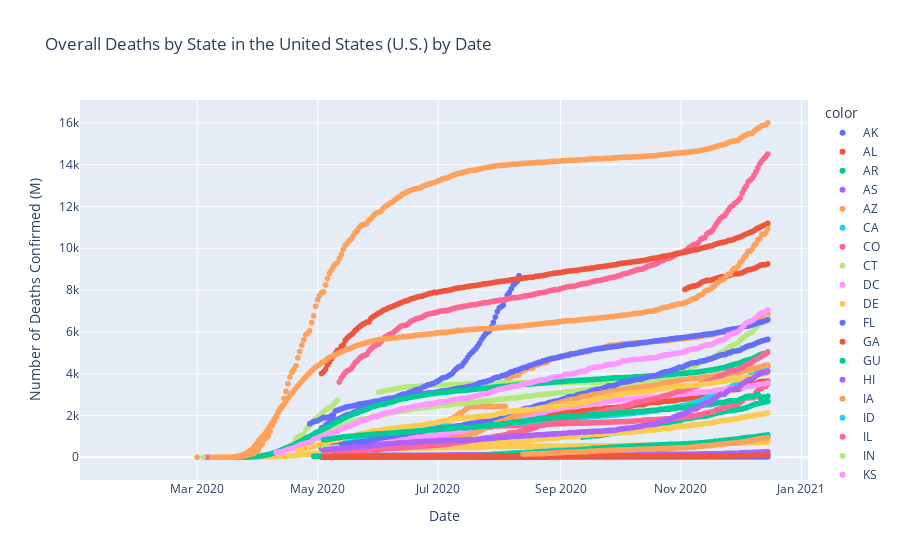

The notebook cell this image was saved under:
### Code cell
fig_3 = px.scatter(x=df_state['date'], y=df_state['deathConfirmed'],color=df_state['state'], title='Overall Deaths by State in the United States (U.S.) by Date',
                labels={'x': 'Date', 'y': 'Number of Deaths Confirmed (M)'})
fig_3.show()

### Figure 1 — Plotly figure (JSON) as saved in the notebook; plotly's stock layout.template omitted (floating-point values rounded to 4 significant figures; data arrays with more than 128 entries replaced by an {"elided": "..."} marker saying what was removed)
{"data": [{"hovertemplate": "color=AK<br>Date=%{x}<br>Number of Deaths Confirmed (M)=%{y}<extra></extra>", "legendgroup": "AK", "marker": {"color": "#636efa", "symbol": "circle"}, "mode": "markers", "name": "AK", "showlegend": true, "type": "scattergl", "x": {"elided": "285 str values"}, "xaxis": "x", "y": {"elided": "285 int values"}, "yaxis": "y"}, {"hovertemplate": "color=AL<br>Date=%{x}<br>Number of Deaths Confirmed (M)=%{y}<extra></extra>", "legendgroup": "AL", "marker": {"color": "#EF553B", "symbol": "circle"}, "mode": "markers", "name": "AL", "showlegend": true, "type": "scattergl", "x": {"elided": "284 str values"}, "xaxis": "x", "y": {"elided": "284 int values"}, "yaxis": "y"}, {"hovertemplate": "color=AR<br>Date=%{x}<br>Number of Deaths Confirmed (M)=%{y}<extra></extra>", "legendgroup": "AR", "marker": {"color": "#00cc96", "symbol": "circle"}, "mode": "markers", "name": "AR", "showlegend": true, "type": "scattergl", "x": {"elided": "285 str values"}, "xaxis": "x", "y": {"elided": "285 int values"}, "yaxis": "y"}, {"hovertemplate": "color=AS<br>Date=%{x}<br>Number of Deaths Confirmed (M)=%{y}<extra></extra>", "legendgroup": "AS", "marker": {"color": "#ab63fa", "symbol": "circle"}, "mode": "markers", "name": "AS", "showlegend": true, "type": "scattergl", "x": {"elided": "275 str values"}, "xaxis": "x", "y": {"elided": "275 null values"}, "yaxis": "y"}, {"hovertemplate": "color=AZ<br>Date=%{x}<br>Number of Deaths Confirmed (M)=%{y}<extra></extra>", "legendgroup": "AZ", "marker": {"color": "#FFA15A", "symbol": "circle"}, "mode": "markers", "name": "AZ", "showlegend": true, "type": "scattergl", "x": {"elided": "287 str values"}, "xaxis": "x", "y": {"elided": "287 int values"}, "yaxis": "y"}, {"hovertemplate": "color=CA<br>Date=%{x}<br>Number of Deaths Confirmed (M)=%{y}<extra></extra>", "legendgroup": "CA", "marker": {"color": "#19d3f3", "symbol": "circle"}, "mode": "markers", "name": "CA", "showlegend": true, "type": "scattergl", "x": {"elided": "287 str values"}, "xaxis": "x", "y": {"elided": "287 null values"}, "yaxis": "y"}, {"hovertemplate": "color=CO<br>Date=%{x}<br>Number of Deaths Confirmed (M)=%{y}<extra></extra>", "legendgroup": "CO", "marker": {"color": "#FF6692", "symbol": "circle"}, "mode": "markers", "name": "CO", "showlegend": true, "type": "scattergl", "x": {"elided": "287 str values"}, "xaxis": "x", "y": {"elided": "287 int values"}, "yaxis": "y"}, {"hovertemplate": "color=CT<br>Date=%{x}<br>Number of Deaths Confirmed (M)=%{y}<extra></extra>", "legendgroup": "CT", "marker": {"color": "#B6E880", "symbol": "circle"}, "mode": "markers", "name": "CT", "showlegend": true, "type": "scattergl", "x": {"elided": "284 str values"}, "xaxis": "x", "y": {"elided": "284 int values"}, "yaxis": "y"}, {"hovertemplate": "color=DC<br>Date=%{x}<br>Number of Deaths Confirmed (M)=%{y}<extra></extra>", "legendgroup": "DC", "marker": {"color": "#FF97FF", "symbol": "circle"}, "mode": "markers", "name": "DC", "showlegend": true, "type": "scattergl", "x": {"elided": "286 str values"}, "xaxis": "x", "y": {"elided": "286 null values"}, "yaxis": "y"}, {"hovertemplate": "color=DE<br>Date=%{x}<br>Number of Deaths Confirmed (M)=%{y}<extra></extra>", "legendgroup": "DE", "marker": {"color": "#FECB52", "symbol": "circle"}, "mode": "markers", "name": "DE", "showlegend": true, "type": "scattergl", "x": {"elided": "285 str values"}, "xaxis": "x", "y": {"elided": "285 int values"}, "yaxis": "y"}, {"hovertemplate": "color=FL<br>Date=%{x}<br>Number of Deaths Confirmed (M)=%{y}<extra></extra>", "legendgroup": "FL", "marker": {"color": "#636efa", "symbol": "circle"}, "mode": "markers", "name": "FL", "showlegend": true, "type": "scattergl", "x": {"elided": "322 str values"}, "xaxis": "x", "y": {"elided": "322 int values"}, "yaxis": "y"}, {"hovertemplate": "color=GA<br>Date=%{x}<br>Number of Deaths Confirmed (M)=%{y}<extra></extra>", "legendgroup": "GA", "marker": {"color": "#EF553B", "symbol": "circle"}, "mode": "markers", "name": "GA", "showlegend": true, "type": "scattergl", "x": {"elided": "287 str values"}, "xaxis": "x", "y": {"elided": "287 int values"}, "yaxis": "y"}, {"hovertemplate": "color=GU<br>Date=%{x}<br>Number of Deaths Confirmed (M)=%{y}<extra></extra>", "legendgroup": "GU", "marker": {"color": "#00cc96", "symbol": "circle"}, "mode": "markers", "name": "GU", "showlegend": true, "type": "scattergl", "x": {"elided": "275 str values"}, "xaxis": "x", "y": {"elided": "275 null values"}, "yaxis": "y"}, {"hovertemplate": "color=HI<br>Date=%{x}<br>Number of Deaths Confirmed (M)=%{y}<extra></extra>", "legendgroup": "HI", "marker": {"color": "#ab63fa", "symbol": "circle"}, "mode": "markers", "name": "HI", "showlegend": true, "type": "scattergl", "x": {"elided": "287 str values"}, "xaxis": "x", "y": {"elided": "287 null values"}, "yaxis": "y"}, {"hovertemplate": "color=IA<br>Date=%{x}<br>Number of Deaths Confirmed (M)=%{y}<extra></extra>", "legendgroup": "IA", "marker": {"color": "#FFA15A", "symbol": "circle"}, "mode": "markers", "name": "IA", "showlegend": true, "type": "scattergl", "x": {"elided": "285 str values"}, "xaxis": "x", "y": {"elided": "285 null values"}, "yaxis": "y"}, {"hovertemplate": "color=ID<br>Date=%{x}<br>Number of Deaths Confirmed (M)=%{y}<extra></extra>", "legendgroup": "ID", "marker": {"color": "#19d3f3", "symbol": "circle"}, "mode": "markers", "name": "ID", "showlegend": true, "type": "scattergl", "x": {"elided": "284 str values"}, "xaxis": "x", "y": {"elided": "284 int values"}, "yaxis": "y"}, {"hovertemplate": "color=IL<br>Date=%{x}<br>Number of Deaths Confirmed (M)=%{y}<extra></extra>", "legendgroup": "IL", "marker": {"color": "#FF6692", "symbol": "circle"}, "mode": "markers", "name": "IL", "showlegend": true, "type": "scattergl", "x": {"elided": "287 str values"}, "xaxis": "x", "y": {"elided": "287 int values"}, "yaxis": "y"}, {"hovertemplate": "color=IN<br>Date=%{x}<br>Number of Deaths Confirmed (M)=%{y}<extra></extra>", "legendgroup": "IN", "marker": {"color": "#B6E880", "symbol": "circle"}, "mode": "markers", "name": "IN", "showlegend": true, "type": "scattergl", "x": {"elided": "293 str values"}, "xaxis": "x", "y": {"elided": "293 int values"}, "yaxis": "y"}, {"hovertemplate": "color=KS<br>Date=%{x}<br>Number of Deaths Confirmed (M)=%{y}<extra></extra>", "legendgroup": "KS", "marker": {"color": "#FF97FF", "symbol": "circle"}, "mode": "markers", "name": "KS", "showlegend": true, "type": "scattergl", "x": {"elided": "285 str values"}, "xaxis": "x", "y": {"elided": "285 null values"}, "yaxis": "y"}, {"hovertemplate": "color=KY<br>Date=%{x}<br>Number of Deaths Confirmed (M)=%{y}<extra></extra>", "legendgroup": "KY", "marker": {"color": "#FECB52", "symbol": "circle"}, "mode": "markers", "name": "KY", "showlegend": true, "type": "scattergl", "x": {"elided": "285 str values"}, "xaxis": "x", "y": {"elided": "285 int values"}, "yaxis": "y"}, {"hovertemplate": "color=LA<br>Date=%{x}<br>Number of Deaths Confirmed (M)=%{y}<extra></extra>", "legendgroup": "LA", "marker": {"color": "#636efa", "symbol": "circle"}, "mode": "markers", "name": "LA", "showlegend": true, "type": "scattergl", "x": {"elided": "284 str values"}, "xaxis": "x", "y": {"elided": "284 int values"}, "yaxis": "y"}, {"hovertemplate": "color=MA<br>Date=%{x}<br>Number of Deaths Confirmed (M)=%{y}<extra></extra>", "legendgroup": "MA", "marker": {"color": "#EF553B", "symbol": "circle"}, "mode": "markers", "name": "MA", "showlegend": true, "type": "scattergl", "x": {"elided": "329 str values"}, "xaxis": "x", "y": {"elided": "329 int values"}, "yaxis": "y"}, {"hovertemplate": "color=MD<br>Date=%{x}<br>Number of Deaths Confirmed (M)=%{y}<extra></extra>", "legendgroup": "MD", "marker": {"color": "#00cc96", "symbol": "circle"}, "mode": "markers", "name": "MD", "showlegend": true, "type": "scattergl", "x": {"elided": "286 str values"}, "xaxis": "x", "y": {"elided": "286 int values"}, "yaxis": "y"}, {"hovertemplate": "color=ME<br>Date=%{x}<br>Number of Deaths Confirmed (M)=%{y}<extra></extra>", "legendgroup": "ME", "marker": {"color": "#ab63fa", "symbol": "circle"}, "mode": "markers", "name": "ME", "showlegend": true, "type": "scattergl", "x": {"elided": "284 str values"}, "xaxis": "x", "y": {"elided": "284 int values"}, "yaxis": "y"}, {"hovertemplate": "color=MI<br>Date=%{x}<br>Number of Deaths Confirmed (M)=%{y}<extra></extra>", "legendgroup": "MI", "marker": {"color": "#FFA15A", "symbol": "circle"}, "mode": "markers", "name": "MI", "showlegend": true, "type": "scattergl", "x": {"elided": "290 str values"}, "xaxis": "x", "y": {"elided": "290 int values"}, "yaxis": "y"}, {"hovertemplate": "color=MN<br>Date=%{x}<br>Number of Deaths Confirmed (M)=%{y}<extra></extra>", "legendgroup": "MN", "marker": {"color": "#19d3f3", "symbol": "circle"}, "mode": "markers", "name": "MN", "showlegend": true, "type": "scattergl", "x": {"elided": "285 str values"}, "xaxis": "x", "y": {"elided": "285 int values"}, "yaxis": "y"}, {"hovertemplate": "color=MO<br>Date=%{x}<br>Number of Deaths Confirmed (M)=%{y}<extra></extra>", "legendgroup": "MO", "marker": {"color": "#FF6692", "symbol": "circle"}, "mode": "markers", "name": "MO", "showlegend": true, "type": "scattergl", "x": {"elided": "284 str values"}, "xaxis": "x", "y": {"elided": "284 null values"}, "yaxis": "y"}, {"hovertemplate": "color=MP<br>Date=%{x}<br>Number of Deaths Confirmed (M)=%{y}<extra></extra>", "legendgroup": "MP", "marker": {"color": "#B6E880", "symbol": "circle"}, "mode": "markers", "name": "MP", "showlegend": true, "type": "scattergl", "x": {"elided": "275 str values"}, "xaxis": "x", "y": {"elided": "275 int values"}, "yaxis": "y"}, {"hovertemplate": "color=MS<br>Date=%{x}<br>Number of Deaths Confirmed (M)=%{y}<extra></extra>", "legendgroup": "MS", "marker": {"color": "#FF97FF", "symbol": "circle"}, "mode": "markers", "name": "MS", "showlegend": true, "type": "scattergl", "x": {"elided": "284 str values"}, "xaxis": "x", "y": {"elided": "284 int values"}, "yaxis": "y"}, {"hovertemplate": "color=MT<br>Date=%{x}<br>Number of Deaths Confirmed (M)=%{y}<extra></extra>", "legendgroup": "MT", "marker": {"color": "#FECB52", "symbol": "circle"}, "mode": "markers", "name": "MT", "showlegend": true, "type": "scattergl", "x": {"elided": "284 str values"}, "xaxis": "x", "y": {"elided": "284 null values"}, "yaxis": "y"}, {"hovertemplate": "color=NC<br>Date=%{x}<br>Number of Deaths Confirmed (M)=%{y}<extra></extra>", "legendgroup": "NC", "marker": {"color": "#636efa", "symbol": "circle"}, "mode": "markers", "name": "NC", "showlegend": true, "type": "scattergl", "x": {"elided": "287 str values"}, "xaxis": "x", "y": {"elided": "287 int values"}, "yaxis": "y"}, {"hovertemplate": "color=ND<br>Date=%{x}<br>Number of Deaths Confirmed (M)=%{y}<extra></extra>", "legendgroup": "ND", "marker": {"color": "#EF553B", "symbol": "circle"}, "mode": "markers", "name": "ND", "showlegend": true, "type": "scattergl", "x": {"elided": "284 str values"}, "xaxis": "x", "y": {"elided": "284 null values"}, "yaxis": "y"}, {"hovertemplate": "color=NE<br>Date=%{x}<br>Number of Deaths Confirmed (M)=%{y}<extra></extra>", "legendgroup": "NE", "marker": {"color": "#00cc96", "symbol": "circle"}, "mode": "markers", "name": "NE", "showlegend": true, "type": "scattergl", "x": {"elided": "305 str values"}, "xaxis": "x", "y": {"elided": "305 null values"}, "yaxis": "y"}, {"hovertemplate": "color=NH<br>Date=%{x}<br>Number of Deaths Confirmed (M)=%{y}<extra></extra>", "legendgroup": "NH", "marker": {"color": "#ab63fa", "symbol": "circle"}, "mode": "markers", "name": "NH", "showlegend": true, "type": "scattergl", "x": {"elided": "287 str values"}, "xaxis": "x", "y": {"elided": "287 null values"}, "yaxis": "y"}, {"hovertemplate": "color=NJ<br>Date=%{x}<br>Number of Deaths Confirmed (M)=%{y}<extra></extra>", "legendgroup": "NJ", "marker": {"color": "#FFA15A", "symbol": "circle"}, "mode": "markers", "name": "NJ", "showlegend": true, "type": "scattergl", "x": {"elided": "310 str values"}, "xaxis": "x", "y": {"elided": "310 int values"}, "yaxis": "y"}, {"hovertemplate": "color=NM<br>Date=%{x}<br>Number of Deaths Confirmed (M)=%{y}<extra></extra>", "legendgroup": "NM", "marker": {"color": "#19d3f3", "symbol": "circle"}, "mode": "markers", "name": "NM", "showlegend": true, "type": "scattergl", "x": {"elided": "286 str values"}, "xaxis": "x", "y": {"elided": "286 null values"}, "yaxis": "y"}, {"hovertemplate": "color=NV<br>Date=%{x}<br>Number of Deaths Confirmed (M)=%{y}<extra></extra>", "legendgroup": "NV", "marker": {"color": "#FF6692", "symbol": "circle"}, "mode": "markers", "name": "NV", "showlegend": true, "type": "scattergl", "x": {"elided": "286 str values"}, "xaxis": "x", "y": {"elided": "286 int values"}, "yaxis": "y"}, {"hovertemplate": "color=NY<br>Date=%{x}<br>Number of Deaths Confirmed (M)=%{y}<extra></extra>", "legendgroup": "NY", "marker": {"color": "#B6E880", "symbol": "circle"}, "mode": "markers", "name": "NY", "showlegend": true, "type": "scattergl", "x": {"elided": "289 str values"}, "xaxis": "x", "y": {"elided": "289 int values"}, "yaxis": "y"}, {"hovertemplate": "color=OH<br>Date=%{x}<br>Number of Deaths Confirmed (M)=%{y}<extra></extra>", "legendgroup": "OH", "marker": {"color": "#FF97FF", "symbol": "circle"}, "mode": "markers", "name": "OH", "showlegend": true, "type": "scattergl", "x": {"elided": "286 str values"}, "xaxis": "x", "y": {"elided": "286 int values"}, "yaxis": "y"}, {"hovertemplate": "color=OK<br>Date=%{x}<br>Number of Deaths Confirmed (M)=%{y}<extra></extra>", "legendgroup": "OK", "marker": {"color": "#FECB52", "symbol": "circle"}, "mode": "markers", "name": "OK", "showlegend": true, "type": "scattergl", "x": {"elided": "284 str values"}, "xaxis": "x", "y": {"elided": "284 null values"}, "yaxis": "y"}, {"hovertemplate": "color=OR<br>Date=%{x}<br>Number of Deaths Confirmed (M)=%{y}<extra></extra>", "legendgroup": "OR", "marker": {"color": "#636efa", "symbol": "circle"}, "mode": "markers", "name": "OR", "showlegend": true, "type": "scattergl", "x": {"elided": "287 str values"}, "xaxis": "x", "y": {"elided": "287 null values"}, "yaxis": "y"}, {"hovertemplate": "color=PA<br>Date=%{x}<br>Number of Deaths Confirmed (M)=%{y}<extra></extra>", "legendgroup": "PA", "marker": {"color": "#EF553B", "symbol": "circle"}, "mode": "markers", "name": "PA", "showlegend": true, "type": "scattergl", "x": {"elided": "285 str values"}, "xaxis": "x", "y": {"elided": "285 null values"}, "yaxis": "y"}, {"hovertemplate": "color=PR<br>Date=%{x}<br>Number of Deaths Confirmed (M)=%{y}<extra></extra>", "legendgroup": "PR", "marker": {"color": "#00cc96", "symbol": "circle"}, "mode": "markers", "name": "PR", "showlegend": true, "type": "scattergl", "x": {"elided": "275 str values"}, "xaxis": "x", "y": {"elided": "275 int values"}, "yaxis": "y"}, {"hovertemplate": "color=RI<br>Date=%{x}<br>Number of Deaths Confirmed (M)=%{y}<extra></extra>", "legendgroup": "RI", "marker": {"color": "#ab63fa", "symbol": "circle"}, "mode": "markers", "name": "RI", "showlegend": true, "type": "scattergl", "x": {"elided": "290 str values"}, "xaxis": "x", "y": {"elided": "290 null values"}, "yaxis": "y"}, {"hovertemplate": "color=SC<br>Date=%{x}<br>Number of Deaths Confirmed (M)=%{y}<extra></extra>", "legendgroup": "SC", "marker": {"color": "#FFA15A", "symbol": "circle"}, "mode": "markers", "name": "SC", "showlegend": true, "type": "scattergl", "x": {"elided": "287 str values"}, "xaxis": "x", "y": {"elided": "287 int values"}, "yaxis": "y"}, {"hovertemplate": "color=SD<br>Date=%{x}<br>Number of Deaths Confirmed (M)=%{y}<extra></extra>", "legendgroup": "SD", "marker": {"color": "#19d3f3", "symbol": "circle"}, "mode": "markers", "name": "SD", "showlegend": true, "type": "scattergl", "x": {"elided": "284 str values"}, "xaxis": "x", "y": {"elided": "284 null values"}, "yaxis": "y"}, {"hovertemplate": "color=TN<br>Date=%{x}<br>Number of Deaths Confirmed (M)=%{y}<extra></extra>", "legendgroup": "TN", "marker": {"color": "#FF6692", "symbol": "circle"}, "mode": "markers", "name": "TN", "showlegend": true, "type": "scattergl", "x": {"elided": "286 str values"}, "xaxis": "x", "y": {"elided": "286 int values"}, "yaxis": "y"}, {"hovertemplate": "color=TX<br>Date=%{x}<br>Number of Deaths Confirmed (M)=%{y}<extra></extra>", "legendgroup": "TX", "marker": {"color": "#B6E880", "symbol": "circle"}, "mode": "markers", "name": "TX", "showlegend": true, "type": "scattergl", "x": {"elided": "288 str values"}, "xaxis": "x", "y": {"elided": "288 int values"}, "yaxis": "y"}, {"hovertemplate": "color=UT<br>Date=%{x}<br>Number of Deaths Confirmed (M)=%{y}<extra></extra>", "legendgroup": "UT", "marker": {"color": "#FF97FF", "symbol": "circle"}, "mode": "markers", "name": "UT", "showlegend": true, "type": "scattergl", "x": {"elided": "284 str values"}, "xaxis": "x", "y": {"elided": "284 null values"}, "yaxis": "y"}, {"hovertemplate": "color=VA<br>Date=%{x}<br>Number of Deaths Confirmed (M)=%{y}<extra></extra>", "legendgroup": "VA", "marker": {"color": "#FECB52", "symbol": "circle"}, "mode": "markers", "name": "VA", "showlegend": true, "type": "scattergl", "x": {"elided": "293 str values"}, "xaxis": "x", "y": {"elided": "293 int values"}, "yaxis": "y"}, {"hovertemplate": "color=VI<br>Date=%{x}<br>Number of Deaths Confirmed (M)=%{y}<extra></extra>", "legendgroup": "VI", "marker": {"color": "#636efa", "symbol": "circle"}, "mode": "markers", "name": "VI", "showlegend": true, "type": "scattergl", "x": {"elided": "275 str values"}, "xaxis": "x", "y": {"elided": "275 int values"}, "yaxis": "y"}, {"hovertemplate": "color=VT<br>Date=%{x}<br>Number of Deaths Confirmed (M)=%{y}<extra></extra>", "legendgroup": "VT", "marker": {"color": "#EF553B", "symbol": "circle"}, "mode": "markers", "name": "VT", "showlegend": true, "type": "scattergl", "x": {"elided": "288 str values"}, "xaxis": "x", "y": {"elided": "288 int values"}, "yaxis": "y"}, {"hovertemplate": "color=WA<br>Date=%{x}<br>Number of Deaths Confirmed (M)=%{y}<extra></extra>", "legendgroup": "WA", "marker": {"color": "#00cc96", "symbol": "circle"}, "mode": "markers", "name": "WA", "showlegend": true, "type": "scattergl", "x": {"elided": "329 str values"}, "xaxis": "x", "y": {"elided": "329 int values"}, "yaxis": "y"}, {"hovertemplate": "color=WI<br>Date=%{x}<br>Number of Deaths Confirmed (M)=%{y}<extra></extra>", "legendgroup": "WI", "marker": {"color": "#ab63fa", "symbol": "circle"}, "mode": "markers", "name": "WI", "showlegend": true, "type": "scattergl", "x": {"elided": "288 str values"}, "xaxis": "x", "y": {"elided": "288 int values"}, "yaxis": "y"}, {"hovertemplate": "color=WV<br>Date=%{x}<br>Number of Deaths Confirmed (M)=%{y}<extra></extra>", "legendgroup": "WV", "marker": {"color": "#FFA15A", "symbol": "circle"}, "mode": "markers", "name": "WV", "showlegend": true, "type": "scattergl", "x": {"elided": "285 str values"}, "xaxis": "x", "y": {"elided": "285 int values"}, "yaxis": "y"}, {"hovertemplate": "color=WY<br>Date=%{x}<br>Number of Deaths Confirmed (M)=%{y}<extra></extra>", "legendgroup": "WY", "marker": {"color": "#19d3f3", "symbol": "circle"}, "mode": "markers", "name": "WY", "showlegend": true, "type": "scattergl", "x": {"elided": "290 str values"}, "xaxis": "x", "y": {"elided": "290 null values"}, "yaxis": "y"}], "layout": {"legend": {"title": {"text": "color"}, "tracegroupgap": 0}, "title": {"text": "Overall Deaths by State in the United States (U.S.) by Date"}, "xaxis": {"anchor": "y", "domain": [0, 1], "title": {"text": "Date"}}, "yaxis": {"anchor": "x", "domain": [0, 1], "title": {"text": "Number of Deaths Confirmed (M)"}}}}
